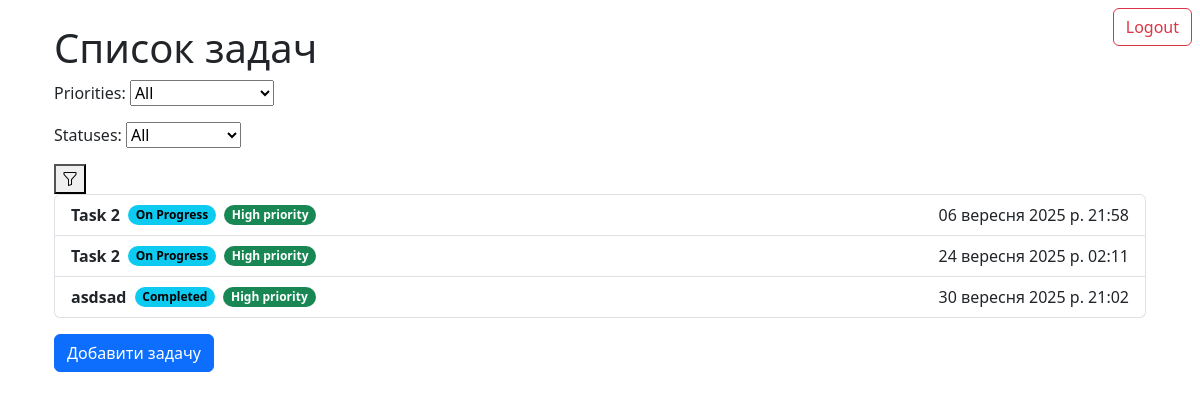
The app's page / (signed in) with its own data.
### task_app/models.py (models this page shows, shortened)
class Task(models.Model):
    STATUSES = {
        'on_progress': 'On Progress',
        'completed': 'Completed',
        'not_started': 'Not started'
    }
    PRIORITIES = {
        'low': 'Low priority',
        'high': 'High priority',
        'medium': 'Medium priority'
    }
    title = models.CharField(max_length=255)
    description = models.TextField(blank=True, null=True)
    status = models.CharField(max_length=255, choices=STATUSES, default='not_started')
    priority = models.CharField(max_length=255, choices=PRIORITIES, default='low')
    deadline = models.DateTimeField(blank=True, null=True)
    created_at = models.DateTimeField(auto_now_add=True)
    user = models.ForeignKey(User, on_delete=models.CASCADE, blank=True, null=True)
    image = models.ImageField()
    file = models.FileField(blank=True, null=True, upload_to='task_files/')

### task_app/views.py (the view)
# urls.py: path('', views.TaskListView.as_view(), name='Home'),
class TaskListView(ListView):
    model = Task
    template_name = 'task_list.html'
    context_object_name = 'tasks'
    def get_queryset(self):
        tasks =  Task.objects.filter(user=self.request.user).all()
        status = self.request.GET.get('status', '')
        priority = self.request.GET.get('priority', '')
        if status:
            tasks = tasks.filter(status=status)
        if priority:
            tasks = tasks.filter(priority=priority)
        return tasks
    def get_context_data(self, **kwargs):
        context = super().get_context_data(**kwargs)
        context['filterForm'] = FilterForm(self.request.GET)
        return context

### task_app/forms.py
class FilterForm(forms.Form):
    STATUSES = {
        '': 'All',
        'on_progress': 'On Progress',
        'completed': 'Completed',
        'not_started': 'Not started'
    }
    PRIORITIES = {
        '': 'All',
        'low': 'Low priority',
        'high': 'High priority',
        'medium': 'Medium priority'
    }
    priority = forms.ChoiceField(choices=PRIORITIES, label='Priorities', required=False)
    status = forms.ChoiceField(choices=STATUSES, label='Statuses', required=False)

### templates/task_list.html (shortened to what this page needs)
{% extends 'base.html' %}
{% block content %}
    <div class="container">
        <h1>Список задач</h1>
        <form action="" method="get">
            {{filterForm.as_p}}
            <button type="submit"><i class="bi bi-funnel"></i></button>
        </form>
        {% if user.is_authenticated %}
            <form action="{% url 'Logout' %}" method="post">
                <button class="btn btn-outline-danger position-absolute top-0 end-0 mt-2 me-2" type="submit">Logout</button>
            </form>
        {% else %}
            <a href="{% url 'Login' %}" class="btn btn-primary position-absolute top-0 end-0 mt-2 me-2">Login</a>
        {% endif %}
        <div class="list-group">
            {% for task in tasks %}
                <a href="{% url 'Update' task.id %}" class="gap-2 align-items-center d-flex list-group-item list-group-item-action">
                    <b>{{task.title}}</b>
                    <span class="badge rounded-pill text-bg-info">{{task.get_status_display}}</span>
                    <span class="badge rounded-pill text-bg-success">{{task.get_priority_display}}</span>
                    <span class="ms-auto">{{task.deadline}}</span>
                </a>
            {% endfor %}
        </div>
        <a href='{% url "Create" %}' class="btn btn-primary mt-3">Добавити задачу</a>
    </div>
{% endblock content %}

### records on screen
Task: title "Task 2", status "On Progress", priority "High priority", deadline "06 вересня 2025 р. 21:58"
Task: title "Task 2", status "On Progress", priority "High priority", deadline "24 вересня 2025 р. 02:11"
Task: title "asdsad", status "Completed", priority "High priority", deadline "30 вересня 2025 р. 21:02"
